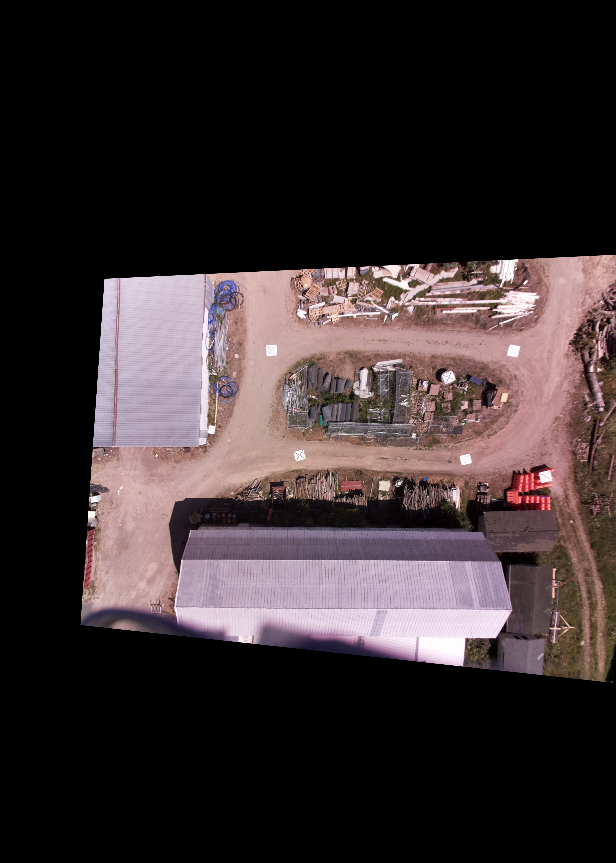
#> input picture Competition/aligned.png, 616 x 863 px, found by its file name
$ jupyter execute 'Align images Automatic -4.ipynb'
#> lines starting #> are read from the running program, lines starting #| are printed output that depends on the picture
[cell 1]
import cv2
import numpy as np
from os import listdir
import json
MAX_FEATURES = 500
GOOD_MATCH_PERCENT = 0.15
import pickle
with open('C:/Users/McIntosh Aeronautics/Documents/DroneOpencv/gps_coords.pickle', 'rb') as file:
#> (reads gps_coords.pickle from the repository)
    gps_lst = pickle.load(file)
pickup_cnt = 0
dropoff_cnt = 0
pickup_dict = {}
dropoff_dict = {}

[cell 2]
# [33 lines left out: function click_event, not called in this run]

[cell 3]
# [45 lines left out: function alignImages, not called in this run]

[cell 4]
def alignImages(sift, keypoints2, descriptors2, im1, im2):
    # Convert images to grayscale
    im1Gray = cv2.cvtColor(im1, cv2.COLOR_BGR2GRAY)


    # Detect SIFT features and compute descriptors.

    keypoints1, descriptors1 = sift.detectAndCompute(im1Gray, None)
    print("Test")
    # Match features.
    FLAN_INDEX_KDTREE = 0
    index_params = dict (algorithm = FLAN_INDEX_KDTREE, trees=5)
    search_params = dict (checks=50)
    flann = cv2.FlannBasedMatcher(index_params, search_params)
    good_matches = []
    good_matches1 = []
    matches = flann.knnMatch (descriptors1, descriptors2, k=2)
    print("Test2")
    for m1, m2 in matches:
      if m1.distance < 0.6 * m2.distance:
        good_matches.append([m1])
        good_matches1.append(m1)
    # Sort matches by score
    query_pts = np.float32([keypoints1[m.queryIdx]
                .pt for m in good_matches1]).reshape(-1, 1, 2)

    train_pts = np.float32([keypoints2[m.trainIdx]
                    .pt for m in good_matches1]).reshape(-1, 1, 2)
    if len(query_pts) >= 4 and len(train_pts) >= 4:
        h, mask = cv2.findHomography(query_pts, train_pts, cv2.RANSAC, 5.0)
        height, width, channels = im2.shape
        im1Reg = cv2.warpPerspective(im1, h, (width, height))


        cv2.imshow("image", im1Reg)
        cv2.waitKey(0)
        return im1Reg, h
    else:
        print("No matches found!")
        return im1, 0
    # [21 lines of commented-out code are left out]

    return im1Reg, h

[cell 5]
if __name__ == '__main__':
    # Read reference image
    refFilename = "C:/Users/McIntosh Aeronautics/Documents/DroneOpencv/Competition/aligned.png"
    print("Reading reference image : ", refFilename)
    imBase = cv2.imread(refFilename, cv2.IMREAD_COLOR)
#> imBase is the input picture: shape (863, 616, 3); mean B, G, R 48.8, 47.4, 57.6
    sift = cv2.SIFT_create(900)
    im2Gray = cv2.cvtColor(imBase, cv2.COLOR_BGR2GRAY)
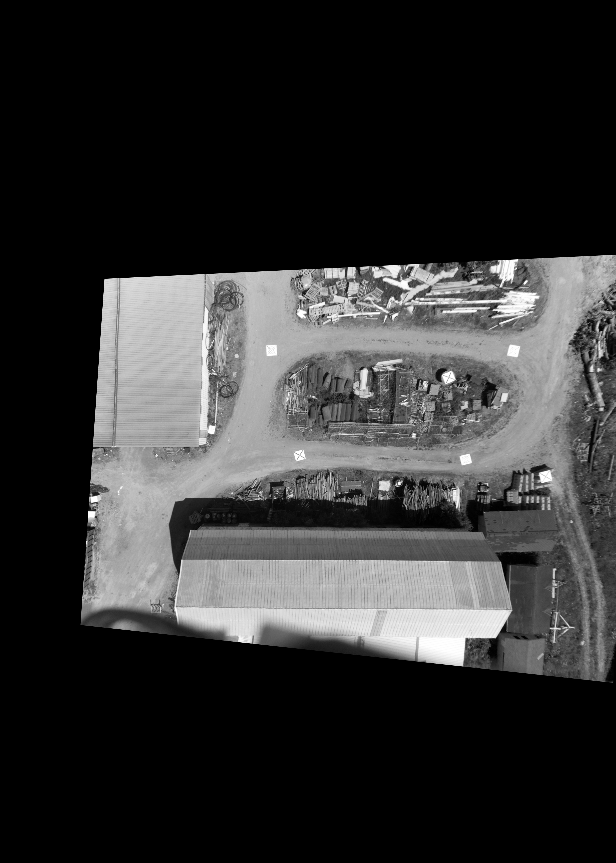
#> im2Gray: shape (863, 616); min 0, max 255, mean 50.6
    keypoints2, descriptors2 = sift.detectAndCompute(im2Gray, None)
#> keypoints2 = 901 keypoints; strongest (x, y, size): (91, 514, 4.9), (506, 269, 13.6), (448, 377, 8.1), (93, 499, 5)
#> pass 3 of the loop `for imFilename in listdir("C:/Users/McIntosh Aeronautics/Documents/dro..`:
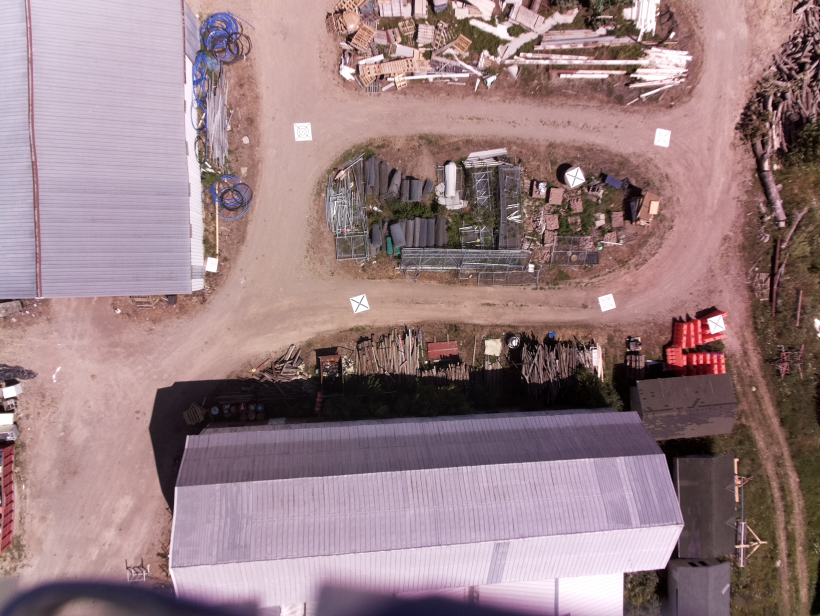
#> input picture Competition/image_0.jpeg, 1640 x 1232 px, found by its file name (shown at 1/2 size)
#> imActual is the input picture: shape (1232, 1640, 3); mean B, G, R 130.9, 126.7, 153.1
#> in alignImages, `im1Gray = cv2.cvtColor(im1, cv2.COLOR_BGR2GRAY)`:
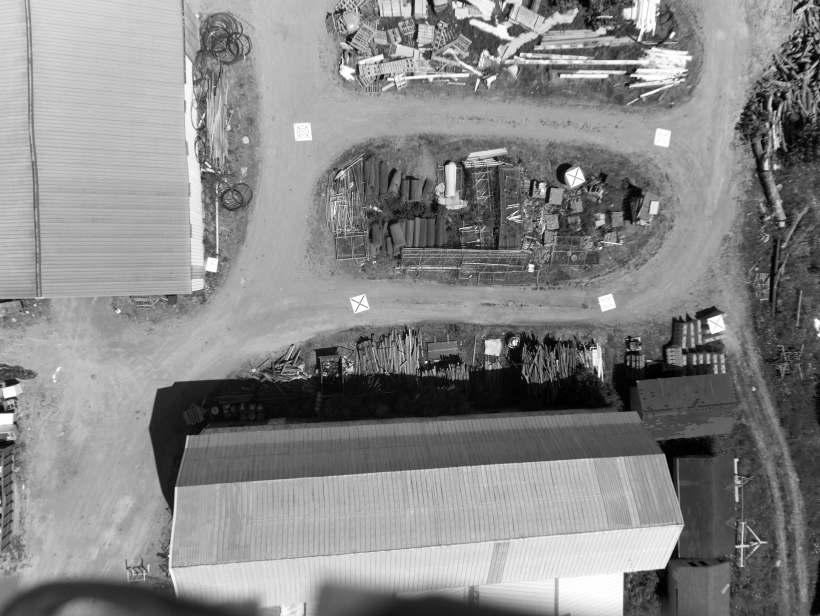
#> im1Gray: shape (1232, 1640) (shown at 1/2 size); min 0, max 255, mean 135.1
#> keypoints1 = 900 keypoints; strongest (x, y, size): (1150, 354, 23.8), (1029, 685, 8.7), (1345, 69, 6.1), (1432, 648, 22.1)
#> matches = 900 matches
#> after the loop in alignImages, `for m1, m2 in matches:`: good_matches = 135 matches
#> query_pts = 135 rows, first 8: [1061.8, 535.2], [1061.8, 535.2], [1058.7, 109.8], [1125.2, 151.9], [1035, 106.1], [1150, 354.2], [1030.2, 61.02], [1022.4, 114.7]
#> train_pts = 135 rows, first 8: [413.7, 435.3], [413.7, 435.3], [421.9, 298.8], [444.1, 311.6], [413.8, 297.9], [448.4, 377.2], [413, 283.6], [409.5, 300.6]
#> in alignImages, `h, mask = cv2.findHomography(query_pts, train_pts, cv2.RANSAC, 5.0)`: h = [[0.252, -0.0194, 104.2], [-0.0453, 0.281, 278.6], [-0.000118, -6.69e-07, 1]]; mask = 135 values, max 1 at index 0, min 0 at index 100, mean 0.985
#> in alignImages, `im1Reg = cv2.warpPerspective(im1, h, (width, height))`:
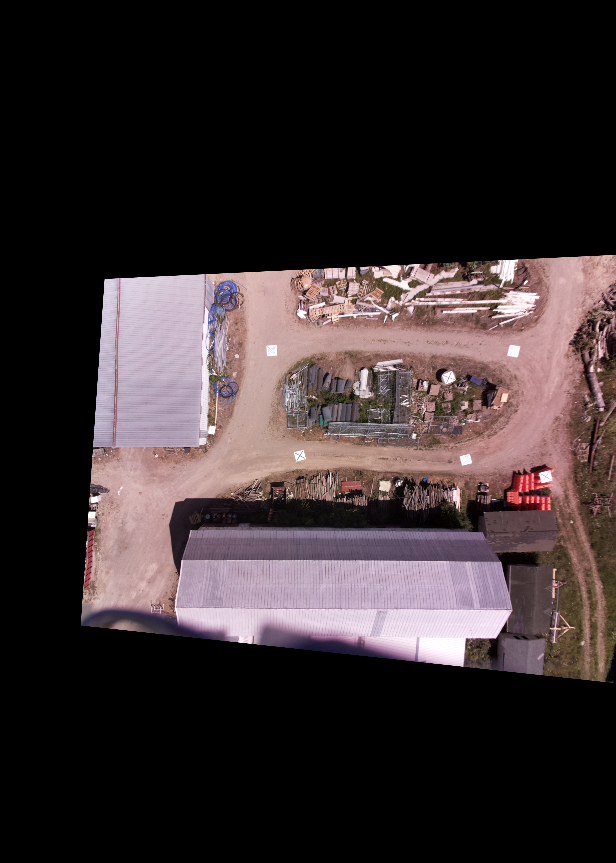
#> im1Reg: shape (863, 616, 3); mean B, G, R 48.8, 47.4, 57.7
#> (key q is pressed here)
    for imFilename in listdir("C:/Users/McIntosh Aeronautics/Documents/droneOpencv/Competition/"):
        if imFilename.endswith('.jpeg'):
            if imFilename[:2] == '._':
                imFilename ="C:/Users/McIntosh Aeronautics/Documents/droneOpencv/Competition/" + imFilename[2:]
            else:
                imFilename ="C:/Users/McIntosh Aeronautics/Documents/droneOpencv/Competition/" + imFilename
            # Read image to be aligned
            print("Reading image to align : ", imFilename)
            imActual = cv2.imread(imFilename, cv2.IMREAD_COLOR)

            print("Aligning images ...")
            # Registered image will be resotred in imReg.
            # The estimated homography will be stored in h.
            imReg, h = alignImages(sift, keypoints2, descriptors2, imActual, imBase)
            if type(h) != int:
                added_image = cv2.addWeighted(imReg,0.5,imBase,0.5,0)
                # [4 lines of commented-out code are left out]
                cv2.imshow('image', added_image)
                cv2.setMouseCallback('image', click_event)
                while 1:
                    if cv2.waitKey(1) == ord('q'):
                        print("q!")
                        break
            # Print estimated homography
    with open('/Users/sparky/Documents/DroneOpencv/POI_GPS.json', 'w') as file:
                json.dump({'pickups':pickup_dict, 'dropoffs':dropoff_dict}, file)
    cv2.destroyAllWindows()
    print("Estimated homography : \n",  h)
#| Estimated homography :
#|  [[ 2.52421525e-01 -1.94250713e-02  1.04206594e+02]
#|  [-4.52769372e-02  2.80838521e-01  2.78603235e+02]
#|  [-1.17678092e-04 -6.68653235e-07  1.00000000e+00]]

[cell 6]
saved_pickup = pickup_dict.copy()
print(saved_pickup)
saved_dropoff = dropoff_dict.copy()
print(saved_dropoff)

[cell 7]
pickup_dict = saved_pickup.copy()

[cell 8]
#Only use for adjustments!
lat_off = -0.000009
long_off = -0.000006
for key in pickup_dict.keys():
    pickup_dict[key] = (pickup_dict[key][0]+lat_off, pickup_dict[key][1]+long_off)
for key in dropoff_dict.keys():
    dropoff_dict[key] = (dropoff_dict[key][0]+lat_off, dropoff_dict[key][1]+long_off)
pickup_dict

[cell 9]
with open('C:/Users/McIntosh Aeronautics/Documents/DroneOpencv/POI_GPS.json', 'r') as file:
#> (reads POI_GPS.json from the repository)
    coords = json.load(file)
for coord in coords['pickups'].keys():
    with open('C:/Users/McIntosh Aeronautics/Documents/DroneOpencv/{}.waypoints'.format(coord), 'w') as file:
        file.writelines('QGC WPL 110 \n')
        file.writelines('0\t1\t0\t16\t0\t0\t0\t0\t33.520752\t-84.581770\t3144.245759\t1\n')
        file.writelines('1\t0\t3\t211\t0.00000000\t0.00000000\t0.00000000\t0.00000000\t0.00000000\t0.00000000\t0.000000')
        file.writelines('2\t0\t3\t22\t0.00000000\t0.00000000\t0.00000000\t0.00000000\t0.00000000\t0.00000000\t12.192000\t1\n')
        file.writelines('3\t0\t3\t16\t0.00000000\t0.00000000\t0.00000000\t0.00000000\t{}\t{}\t12.192000\t1\n'.format(coords['pickups'][coord][0], coords['pickups'][coord][1]))
    with open('C:/Users/McIntosh Aeronautics/Documents/DroneOpencv/{}.waypoints'.format(coord), 'w') as file:
        file.writelines('QGC WPL 110 \n')
        file.writelines('0\t1\t0\t16\t0\t0\t0\t0\t33.520752\t-84.581770\t3144.245759\t1\n')
        file.writelines('1\t0\t3\t211\t0.00000000\t1.00000000\t0.00000000\t0.00000000\t0.00000000\t0.00000000\t0.000000')
        file.writelines('2\t0\t3\t22\t0.00000000\t0.00000000\t0.00000000\t0.00000000\t0.00000000\t0.00000000\t12.192000\t1\n')
        file.writelines('3\t0\t3\t16\t0.00000000\t0.00000000\t0.00000000\t0.00000000\t{}\t{}\t12.192000\t1\n'.format(coords['dropoffs'][coord][0], coords['dropoffs'][coord][1]))
        file.writelines('4\t0\t3\t21\t0.00000000\t0.00000000\t0.00000000\t0.00000000\t0.00000000\t0.00000000\t0.000000\t1\n')
